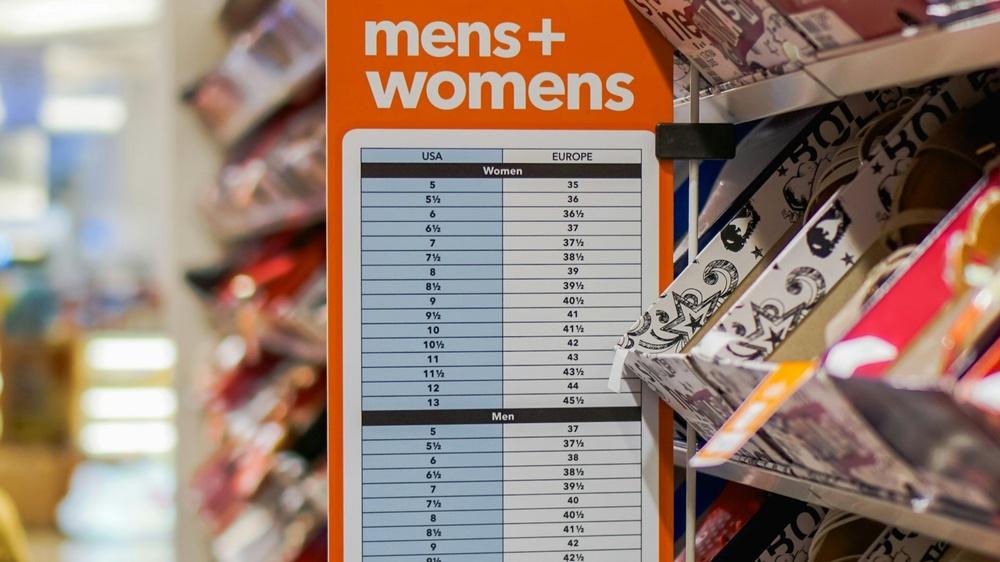
#> input picture foot_measurement.jpg, 1000 x 562 px, shrunk from 1920 x 1080 before the run
$ python -i utils.py   (imports and definitions only)
#> lines starting #> are read from the running program, lines starting #| are printed output that depends on the picture; after the words box and inside, x2 and y2 are one past the last pixel; in counts of white or black regions, pixels touching at a corner belong together
#> further down, picture is the input picture: shape (562, 1000, 3); mean B, G, R 117, 129, 151.6
# [287 lines of commented-out code are left out]

import numpy as np
import cv2
import random as rng
from sklearn.cluster import KMeans


# [5 lines left out: function preprocess, not called in this run]


def edgeDetection(clusteredImage):
    edged1 = cv2.Canny(clusteredImage, 0, 255)
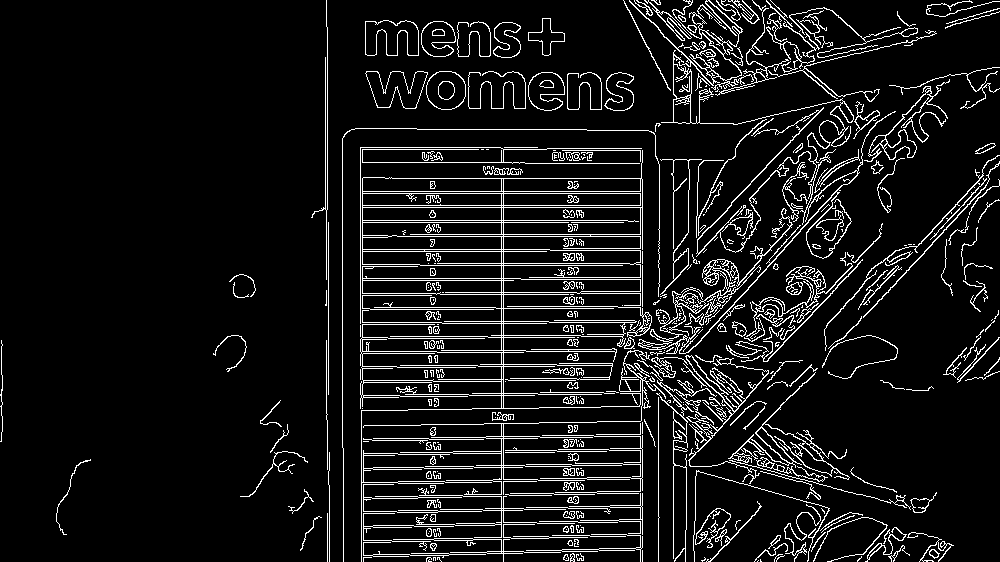
#> edged1: shape (562, 1000); 8.5% white in thin lines or dots
    edged = cv2.dilate(edged1, None, iterations=1)
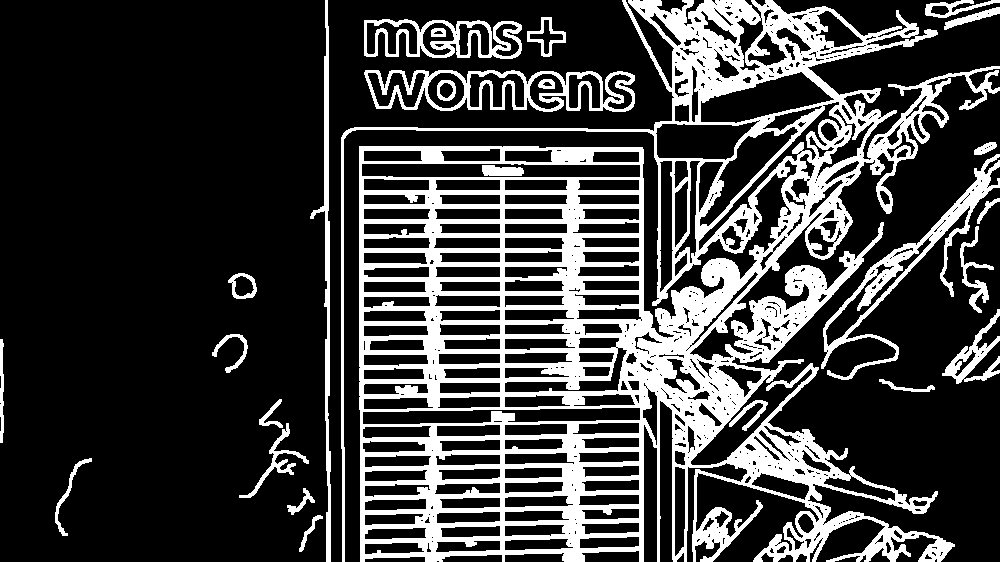
#> edged: shape (562, 1000); 23.9% white; 26 white regions, largest, box (x1, y1, x2, y2) and area: (341, 0, 1000, 562) 113060, (821, 154, 1000, 380) 4706, (364, 70, 635, 112) 4087
    edged = cv2.erode(edged, None, iterations=1)
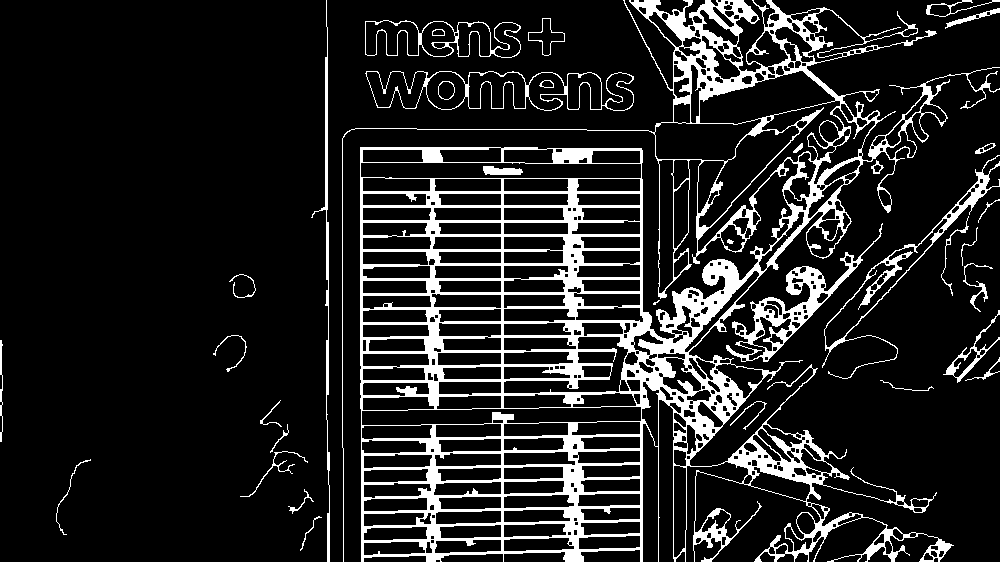
#> edged: shape (562, 1000); 13.3% white; 35 white regions (1 under 20 px), largest, box (x1, y1, x2, y2) and area: (342, 0, 1000, 562) 63012, (726, 223, 883, 362) 3004, (822, 155, 1000, 379) 1989
    return edged


# [87 lines left out: functions cropOrig, overlayImage, getBoundingBox, drawCnt, getShoeSize, not called in this run]

>>> import cv2
>>> picture = cv2.imread('foot_measurement.jpg')
>>> result = edgeDetection(picture)
